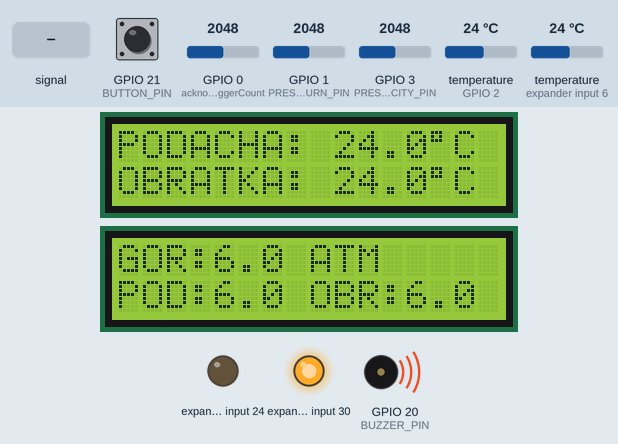
This sketch was run on a simulated ESP32-C3. Shown: 2 × 16×2 character LCD, output pins drawn as LEDs (lit = HIGH), buzzer (waves = sounding, pin HIGH). Dashed ring = blinking. The inputs (shaded band) are chosen by the test bench; at power-on: temperature (sensors on GPIO 2, expander input 6) 24 °C, GPIO 0 (acknowledgedTriggerCount) = 2048, GPIO 1 (PRESSURE_RETURN_PIN) = 2048, GPIO 3 (PRESSURE_CITY_PIN) = 2048, GPIO 21 (BUTTON_PIN) HIGH (analog values on the 0–4095 scale). What the sketch prints to the serial monitor is not drawn.

Above: at 1.2 s.
1.3 s: temperature (sensor on GPIO 2) set to 20.6 °C
At 3.4 s:
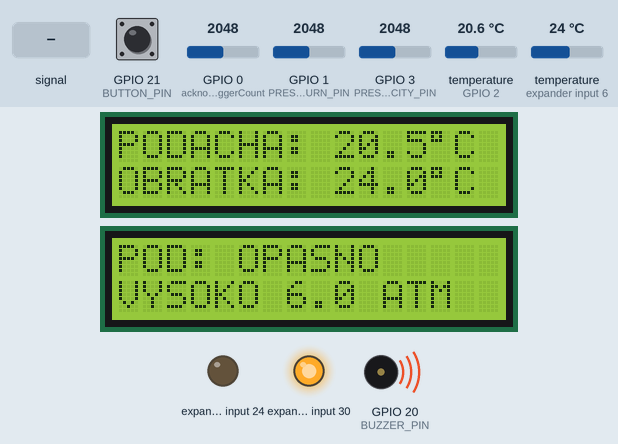
3.7 s: temperature (sensor on GPIO 2) set to 19.3 °C
At 5.7 s:
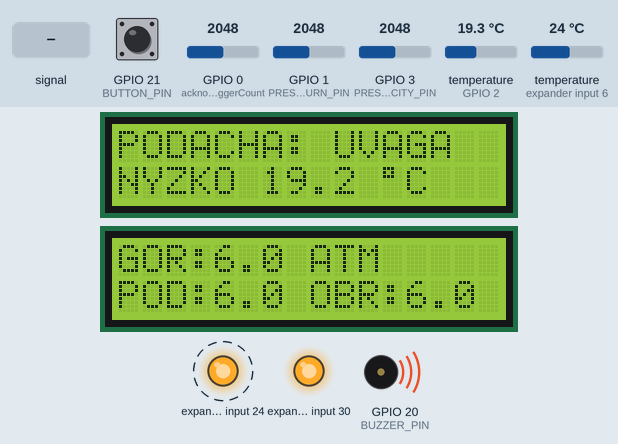
6.7 s: GPIO 0 (acknowledgedTriggerCount) fed a 1000 Hz sine of ±1023 counts around its level
9.7 s: GPIO 0 (acknowledgedTriggerCount) set to 122
At 11.58 s:
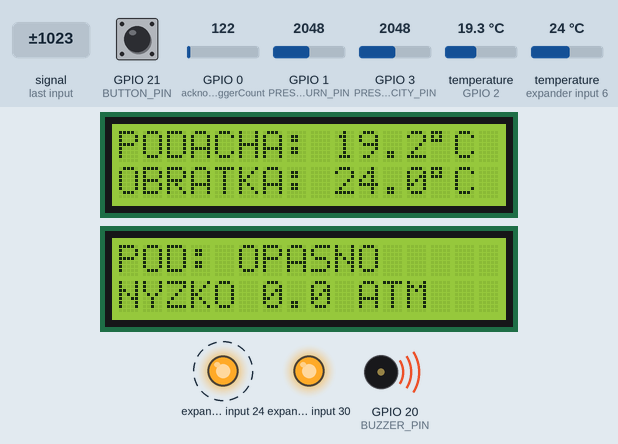
12.7 s: temperature (sensor on expander input 6) set to 15.9 °C
At 13.2 s:
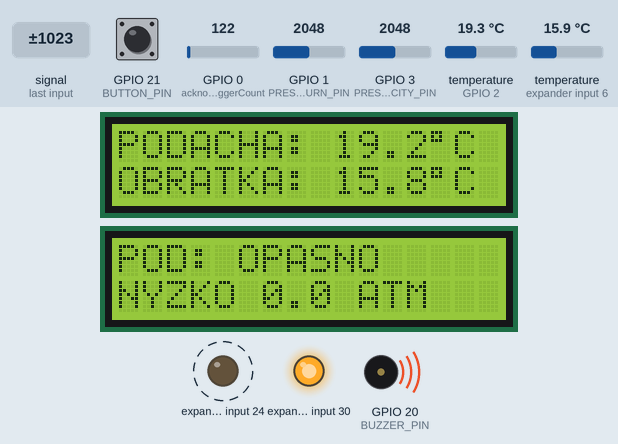
14.3 s: temperature (sensor on expander input 6) set to 14.8 °C
At 16.1 s:
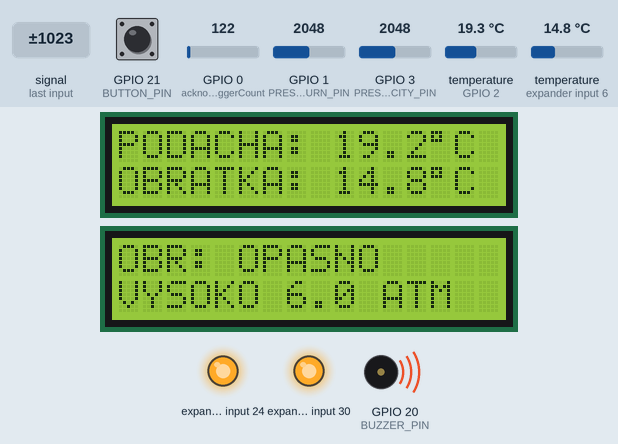
Timing chart, 0 to 17.6 s (numbered marks = the images above; inputs shaded):
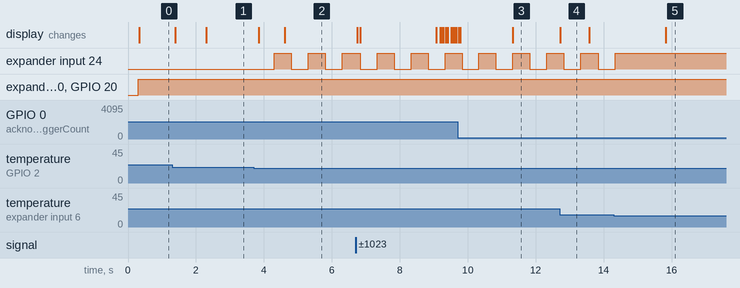

The sketch:

sketch_oct15a.ino
```cpp
#include <Arduino.h>
#include <Wire.h>
#include "Config.h"
#include "Channel.h"
#include "DisplayManager.h"
#include "DisplayPages.h"
#include "TemperatureSensor.h"
#include "PressureSensor.h"
#include "AlarmManager.h"
#include "BuzzerManager.h"
#include "AlarmDisplay.h"
#include "LedManager.h"

// =====================================================
// TEMPERATURE CHANNELS
// =====================================================
Channel supplyTemperature("PODACHA", "C", 1, 0.1f);
Channel returnTemperature("OBRATKA", "C", 1, 0.1f);

// =====================================================
// PRESSURE CHANNELS
// =====================================================
Channel cityPressure("GOR", "atm", 1, 0.01f);
Channel supplyPressure("POD", "atm", 1, 0.01f);
Channel returnPressure("OBR", "atm", 1, 0.01f);
Channel cityPressureRaw("RAW", "", 0, 1.0f);
Channel cityPressureMv("mV", "", 1, 1.0f);
Channel supplyPressureRaw("RAW", "", 0, 1.0f);
Channel supplyPressureMv("mV", "", 1, 1.0f);
Channel returnPressureRaw("RAW", "", 0, 1.0f);
Channel returnPressureMv("mV", "", 1, 1.0f);

// =====================================================
// TEMPERATURE ALARMS
// =====================================================
const AlarmThresholds supplyTemperatureAlarms = {Config::POD_TEMP_NORMAL, Config::POD_TEMP_CRITICAL_LOW, Config::POD_TEMP_WARN_LOW, Config::POD_TEMP_WARN_HIGH, Config::POD_TEMP_CRITICAL_HIGH, Config::TEMP_HYSTERESIS, Config::POD_TEMP_RETRIGGER_STEP};
const AlarmThresholds returnTemperatureAlarms = {Config::OBR_TEMP_NORMAL, Config::OBR_TEMP_CRITICAL_LOW, Config::OBR_TEMP_WARN_LOW, Config::OBR_TEMP_WARN_HIGH, Config::OBR_TEMP_CRITICAL_HIGH, Config::TEMP_HYSTERESIS, Config::OBR_TEMP_RETRIGGER_STEP};

// =====================================================
// PRESSURE ALARMS
// =====================================================
const AlarmThresholds cityPressureAlarms = {Config::CITY_PRESS_NORMAL, Config::CITY_PRESS_CRITICAL_LOW, Config::CITY_PRESS_WARN_LOW, Config::CITY_PRESS_WARN_HIGH, Config::CITY_PRESS_CRITICAL_HIGH, Config::PRESSURE_HYSTERESIS, Config::CITY_PRESS_RETRIGGER_STEP};
const AlarmThresholds supplyPressureAlarms = {Config::POD_PRESS_NORMAL, Config::POD_PRESS_CRITICAL_LOW, Config::POD_PRESS_WARN_LOW, Config::POD_PRESS_WARN_HIGH, Config::POD_PRESS_CRITICAL_HIGH, Config::PRESSURE_HYSTERESIS, Config::POD_PRESS_RETRIGGER_STEP};
const AlarmThresholds returnPressureAlarms = {Config::OBR_PRESS_NORMAL, Config::OBR_PRESS_CRITICAL_LOW, Config::OBR_PRESS_WARN_LOW, Config::OBR_PRESS_WARN_HIGH, Config::OBR_PRESS_CRITICAL_HIGH, Config::PRESSURE_HYSTERESIS, Config::OBR_PRESS_RETRIGGER_STEP};

// =====================================================
// DISPLAYS
// =====================================================
LcdDisplay temperatureDisplay(Config::TEMP_LCD_ADDRESS, Config::LCD_COLUMNS, Config::LCD_ROWS);
LcdDisplay pressureDisplay(Config::PRESS_LCD_ADDRESS, Config::LCD_COLUMNS, Config::LCD_ROWS);

// =====================================================
// MANAGERS
// =====================================================
DisplayManager displayManager;
DisplayPages displayPages(displayManager);
TemperatureSensor temperatureSensor;
AlarmManager alarmManager;
AlarmDisplay alarmDisplay(alarmManager, displayManager, displayPages);
BuzzerManager buzzerManager;
LedManager ledManager(alarmManager);

// =====================================================
// PRESSURE SENSORS
// =====================================================
PressureSensor supplyPressureSensor(Config::PRESSURE_SUPPLY_PIN, supplyPressure, supplyPressureRaw, supplyPressureMv, Config::SUPPLY_PRESSURE_TABLE, Config::SUPPLY_PRESSURE_TABLE_SIZE);
PressureSensor returnPressureSensor(Config::PRESSURE_RETURN_PIN, returnPressure, returnPressureRaw, returnPressureMv, Config::RETURN_PRESSURE_TABLE, Config::RETURN_PRESSURE_TABLE_SIZE);
PressureSensor cityPressureSensor(Config::PRESSURE_CITY_PIN, cityPressure, cityPressureRaw, cityPressureMv, Config::CITY_PRESSURE_TABLE, Config::CITY_PRESSURE_TABLE_SIZE);

// =====================================================
// TEMPERATURE DISPLAY
// =====================================================
bool setupTemperaturePage() {
    ScreenPage page;
    page.setLine(0, "PODACHA: ---");
    page.setLine(1, "OBRATKA: ---");
    if (!displayManager.addPage(temperatureDisplay, page)) return false;
    const char* const lines[] = {"{CHANNEL_NAME}: {VALUE}{UNIT}", "{CHANNEL_NAME}: {VALUE}{UNIT}"};
    if (!displayPages.addTemplatePage(temperatureDisplay, 0, lines, 2)) return false;
    if (!displayPages.bind(temperatureDisplay, 0, 0, supplyTemperature)) return false;
    if (!displayPages.bind(temperatureDisplay, 0, 1, returnTemperature)) return false;
    return true;
}

// =====================================================
// PRESSURE DISPLAY
// =====================================================
bool setupPressurePage() {
    ScreenPage page;
    page.setLine(0, "GOR:----");
    page.setLine(1, "POD:--- OBR:---");
    if (!displayManager.addPage(pressureDisplay, page)) return false;
    const char* const lines[] = {"GOR:{VALUE} {UNIT}", "{CHANNEL_NAME}:{VALUE} {CHANNEL_NAME}:{VALUE}"};
    if (!displayPages.addTemplatePage(pressureDisplay, 0, lines, 2)) return false;
    if (!displayPages.bind(pressureDisplay, 0, 0, cityPressure)) return false;
    if (!displayPages.bind(pressureDisplay, 0, 1, supplyPressure)) return false;
    if (!displayPages.bind(pressureDisplay, 0, 1, returnPressure)) return false;
    return true;
}

// =====================================================
// INITIALIZATION
// =====================================================
bool initializeSystem() {
    Wire.begin(Config::SDA_PIN, Config::SCL_PIN);
    displayManager.addDisplay(temperatureDisplay);
    displayManager.addDisplay(pressureDisplay);
    setupTemperaturePage();
    setupPressurePage();
    alarmManager.addChannel(supplyTemperature, supplyTemperatureAlarms);
    alarmManager.addChannel(returnTemperature, returnTemperatureAlarms);
    alarmManager.addChannel(cityPressure, cityPressureAlarms);
    alarmManager.addChannel(supplyPressure, supplyPressureAlarms);
    alarmManager.addChannel(returnPressure, returnPressureAlarms);
    temperatureSensor.addSensor(Config::TEMP_SUPPLY_ROM, supplyTemperature);
    temperatureSensor.addSensor(Config::TEMP_RETURN_ROM, returnTemperature);
    alarmDisplay.addDisplay(temperatureDisplay);
    alarmDisplay.addDisplay(pressureDisplay);
    temperatureSensor.begin();
    supplyPressureSensor.begin();
    returnPressureSensor.begin();
    cityPressureSensor.begin();
    return true;
}

// =====================================================
// SETUP
// =====================================================
void setup() {
    buzzerManager.begin();
    ledManager.addChannel(LedGroup::TEMPERATURE, supplyTemperature);
    ledManager.addChannel(LedGroup::TEMPERATURE, returnTemperature);
    ledManager.addChannel(LedGroup::PRESSURE, cityPressure);
    ledManager.addChannel(LedGroup::PRESSURE, supplyPressure);
    ledManager.addChannel(LedGroup::PRESSURE, returnPressure);
    ledManager.begin();
    initializeSystem();
}

// =====================================================
// LOOP
// =====================================================
void loop() {
    temperatureSensor.service();
    supplyPressureSensor.service();
    returnPressureSensor.service();
    cityPressureSensor.service();
    alarmManager.service();
    buzzerManager.service();
    if (buzzerManager.consumeTriplePress()) displayPages.nextPressureUnit();
    ledManager.service();
    displayPages.service();
    alarmDisplay.service();
    displayManager.service();
}
```

AlarmDisplay.cpp
```cpp
#include "AlarmDisplay.h"
#include <stdio.h>
#include <string.h>

AlarmDisplay::AlarmDisplay(AlarmManager& alarms, DisplayManager& manager, DisplayPages& pages) : alarms(alarms), manager(manager), pages(pages) {
}

bool AlarmDisplay::addDisplay(LcdDisplay& display) {
    if (findDisplay(display) >= 0 || displayCount >= Config::MAX_DISPLAYS) return false;
    int8_t pageCount = manager.getPageCount(display);
    if (pageCount <= 0 || pageCount >= Config::MAX_PAGES_PER_DISPLAY) return false;
    ScreenPage alarmPage;
    if (!manager.addPage(display, alarmPage)) return false;
    DisplaySlot& slot = displays[displayCount++];
    slot.display = &display;
    slot.normalPageCount = static_cast<uint8_t>(pageCount);
    slot.normalPageIndex = 0;
    slot.alarmPageIndex = static_cast<uint8_t>(pageCount);
    slot.alarmOrdinal = 0;
    slot.lastSwitchMs = millis();
    slot.showingAlarm = false;
    slot.initialized = false;
    return true;
}

void AlarmDisplay::service() {
    const uint32_t now = millis();
    for (uint8_t i = 0; i < displayCount; i++) {
        DisplaySlot& slot = displays[i];
        const uint8_t alarmCount = countDisplayAlarms(*slot.display);
        if (!slot.initialized) {
            showNormalPage(slot);
            slot.initialized = true;
            slot.lastSwitchMs = now;
            continue;
        }
        if (slot.showingAlarm) {
            AlarmInfo currentAlarm;
            if (slot.currentAlarmChannel == nullptr || !alarms.getAlarm(*slot.currentAlarmChannel, currentAlarm) || !currentAlarm.active || !pages.isChannelBoundToDisplay(*slot.display, *slot.currentAlarmChannel)) {
                slot.showingAlarm = false;
                slot.currentAlarmChannel = nullptr;
                showNormalPage(slot);
                slot.lastSwitchMs = now;
                continue;
            }
            showAlarmPage(slot, currentAlarm);
        }
        if (now - slot.lastSwitchMs < Config::ALARM_SCREEN_TIME) continue;
        slot.lastSwitchMs = now;
        if (alarmCount == 0) {
            if (slot.showingAlarm) {
                slot.showingAlarm = false;
                slot.currentAlarmChannel = nullptr;
                showNormalPage(slot);
            } else if (slot.normalPageCount > 1) {
                slot.normalPageIndex++;
                if (slot.normalPageIndex >= slot.normalPageCount) slot.normalPageIndex = 0;
                showNormalPage(slot);
            }
            slot.alarmOrdinal = 0;
            continue;
        }
        if (slot.showingAlarm) {
            slot.showingAlarm = false;
            slot.currentAlarmChannel = nullptr;
            slot.normalPageIndex++;
            if (slot.normalPageIndex >= slot.normalPageCount) slot.normalPageIndex = 0;
            slot.alarmOrdinal++;
            if (slot.alarmOrdinal >= alarmCount) slot.alarmOrdinal = 0;
            showNormalPage(slot);
            continue;
        }
        slot.alarmOrdinal %= alarmCount;
        AlarmInfo alarm;
        if (getDisplayAlarm(*slot.display, slot.alarmOrdinal, alarm)) {
            showAlarmPage(slot, alarm);
            slot.showingAlarm = true;
            slot.currentAlarmChannel = alarm.channel;
        }
    }
}

int8_t AlarmDisplay::findDisplay(const LcdDisplay& display) const {
    for (uint8_t i = 0; i < displayCount; i++) {
        if (displays[i].display == &display) return static_cast<int8_t>(i);
    }
    return -1;
}

uint8_t AlarmDisplay::countDisplayAlarms(const LcdDisplay& display) const {
    uint8_t count = 0;
    AlarmInfo alarm;
    for (uint8_t i = 0; i < alarms.activeAlarmCount(); i++) {
        if (alarms.getActiveAlarm(i, alarm) && alarm.channel != nullptr && pages.isChannelBoundToDisplay(display, *alarm.channel)) count++;
    }
    return count;
}

bool AlarmDisplay::getDisplayAlarm(const LcdDisplay& display, uint8_t ordinal, AlarmInfo& result) const {
    uint8_t current = 0;
    AlarmInfo alarm;
    for (uint8_t i = 0; i < alarms.activeAlarmCount(); i++) {
        if (!alarms.getActiveAlarm(i, alarm) || alarm.channel == nullptr || !pages.isChannelBoundToDisplay(display, *alarm.channel)) continue;
        if (current == ordinal) {
            result = alarm;
            return true;
        }
        current++;
    }
    return false;
}

void AlarmDisplay::showNormalPage(DisplaySlot& slot) {
    manager.showPage(*slot.display, slot.normalPageIndex);
}

void AlarmDisplay::showAlarmPage(DisplaySlot& slot, const AlarmInfo& alarm) {
    ScreenPage page;
    buildAlarmPage(alarm, page);
    if (manager.replacePage(*slot.display, slot.alarmPageIndex, page)) manager.showPage(*slot.display, slot.alarmPageIndex);
}

void AlarmDisplay::buildAlarmPage(const AlarmInfo& alarm, ScreenPage& page) const {
    if (alarm.channel == nullptr) {
        page.setLine(0, "POMYLKA ALARMU");
        page.setLine(1, "NEMA KANALU");
        return;
    }
    const Channel& channel = *alarm.channel;
    const char* level = alarm.level == AlarmLevel::WARNING ? "UVAGA" : "OPASNO";
    if (alarm.direction == AlarmDirection::SENSOR_ERROR) {
        page.setLine(0, "POMYLKA VYMIRU");
        page.setLine(1, channel.getName());
        return;
    }
    const char* direction = "";
    switch (alarm.direction) {
        case AlarmDirection::LOW_SIDE:
            direction = "NYZKO";
            break;
        case AlarmDirection::HIGH_SIDE:
            direction = "VYSOKO";
            break;
        default:
            direction = "";
            break;
    }
    char line[Config::MAX_LCD_COLS + 1];
    snprintf(line, sizeof(line), "%s: %s", channel.getName(), level);
    page.setLine(0, line);
    char valueText[Config::MAX_LCD_COLS + 1];
    pages.formatValueWithUnit(channel, alarm.value, valueText, sizeof(valueText));
    snprintf(line, sizeof(line), "%s %s", direction, valueText);
    page.setLine(1, line);
}
```

AlarmDisplay.h
```cpp
#pragma once

#include <Arduino.h>
#include "Config.h"
#include "AlarmManager.h"
#include "DisplayManager.h"
#include "DisplayPages.h"

class AlarmDisplay {
public:
    AlarmDisplay(
        AlarmManager& alarms,
        DisplayManager& manager,
        DisplayPages& pages
    );

    bool addDisplay(LcdDisplay& display);
    void service();

private:
    struct DisplaySlot {
        LcdDisplay* display = nullptr;
        uint8_t normalPageCount = 0;
        uint8_t normalPageIndex = 0;
        uint8_t alarmPageIndex = 0;
        uint8_t alarmOrdinal = 0;
        Channel* currentAlarmChannel = nullptr;
        uint32_t lastSwitchMs = 0;
        bool showingAlarm = false;
        bool initialized = false;
    };

    AlarmManager& alarms;
    DisplayManager& manager;
    DisplayPages& pages;

    DisplaySlot displays[Config::MAX_DISPLAYS] = {};
    uint8_t displayCount = 0;

    int8_t findDisplay(const LcdDisplay& display) const;
    uint8_t countDisplayAlarms(const LcdDisplay& display) const;

    bool getDisplayAlarm(
        const LcdDisplay& display,
        uint8_t ordinal,
        AlarmInfo& result
    ) const;

    void showNormalPage(DisplaySlot& slot);
    void showAlarmPage(DisplaySlot& slot, const AlarmInfo& alarm);
    void buildAlarmPage(const AlarmInfo& alarm, ScreenPage& page) const;
};
```

AlarmManager.h
```cpp
#pragma once

#include <Arduino.h>
#include "Config.h"
#include "Channel.h"

enum class AlarmLevel : uint8_t {
    NORMAL,
    WARNING,
    CRITICAL,
    SENSOR_ERROR
};


enum class AlarmDirection : uint8_t {
    NONE,
    LOW_SIDE,
    HIGH_SIDE,
    SENSOR_ERROR
};


struct AlarmThresholds {
    float normal;
    float lowCritical;
    float lowWarning;
    float highWarning;
    float highCritical;
    float hysteresis;
    float retriggerStep;
};

struct AlarmInfo {
    Channel* channel = nullptr;
    AlarmLevel level = AlarmLevel::NORMAL;
    AlarmDirection direction = AlarmDirection::NONE;
    float value = 0.0f;
    uint32_t changedAtMs = 0;
    uint32_t triggerCount = 0;
    bool active = false;
};

class AlarmManager {
public:
    static constexpr uint8_t MAX_CHANNELS = Config::MAX_ALARM_CHANNELS;

    bool addChannel(Channel& channel, const AlarmThresholds& thresholds);
    void service();

    bool getAlarm(const Channel& channel, AlarmInfo& result) const;
    uint8_t activeAlarmCount() const;
    bool getActiveAlarm(uint8_t index, AlarmInfo& result) const;

    uint32_t getTriggerCount() const;
    bool hasNewTrigger() const;
    void acknowledgeTriggers();

private:
    struct AlarmEntry {
        Channel* channel = nullptr;
        AlarmThresholds thresholds = {};
        AlarmInfo alarm = {};
        float lastTriggeredValue = 0.0f;
        bool hasTriggeredValue = false;
    };

    AlarmEntry entries[MAX_CHANNELS] = {};
    uint8_t entryCount = 0;
    uint32_t triggerCount = 0;
    uint32_t acknowledgedTriggerCount = 0;

    int8_t findChannel(const Channel& channel) const;
    bool thresholdsValid(const AlarmThresholds& thresholds) const;

    void evaluate(AlarmEntry& entry, uint32_t now);
    void updateAlarm(
        AlarmEntry& entry,
        AlarmLevel level,
        AlarmDirection direction,
        float value,
        uint32_t now
    );
    void registerTrigger(AlarmEntry& entry, float value);
};
```

BuzzerManager.cpp
```cpp
#include "BuzzerManager.h"

extern AlarmManager alarmManager;

void BuzzerManager::begin() {
    pinMode(Config::BUZZER_PIN, OUTPUT);
    digitalWrite(Config::BUZZER_PIN, LOW);
    pinMode(Config::BUTTON_PIN, INPUT_PULLUP);
    lastButtonState = digitalRead(Config::BUTTON_PIN);
    muted = false;
    clickCount = 0;
    lastClickAt = 0;
    triplePressDetected = false;
}

void BuzzerManager::service() {
    const uint32_t now = millis();
    if (alarmManager.activeAlarmCount() == 0) {
        serviceButton(now);
        muted = false;
        alarmManager.acknowledgeTriggers();
        digitalWrite(Config::BUZZER_PIN, LOW);
        return;
    }
    if (alarmManager.hasNewTrigger()) {
        muted = false;
        alarmManager.acknowledgeTriggers();
    }
    serviceButton(now);
    updateBuzzer();
}

void BuzzerManager::serviceButton(uint32_t now) {
    const bool reading = digitalRead(Config::BUTTON_PIN);
    if (reading == lastButtonState) return;
    lastButtonState = reading;
    if (reading != LOW) return;
    if (alarmManager.activeAlarmCount() > 0) muted = true;
    if (++clickCount >= 3) {
        clickCount = 0;
        triplePressDetected = true;
    }
}

bool BuzzerManager::consumeTriplePress() {
    if (!triplePressDetected) return false;
    triplePressDetected = false;
    return true;
}

void BuzzerManager::updateBuzzer() {
    digitalWrite(Config::BUZZER_PIN, muted ? LOW : HIGH);
}
```

Source omitted: AlarmManager.cpp (5796 bytes), BuzzerManager.h (470 bytes), Channel.cpp (1281 bytes), Channel.h (796 bytes), DisplayManager.cpp (10579 bytes), DisplayManager.h (2243 bytes), DisplayPages.cpp (9192 bytes), DisplayPages.h (3372 bytes), LedManager.cpp (1866 bytes), LedManager.h (824 bytes), PressureSensor.cpp (2835 bytes), PressureSensor.h (833 bytes) and 3 more

Measured:
- the behaviour switches between 20 and 19.9 °C on temperature (sensor on GPIO 2) (found by bisection; images 1 and 2)
- the behaviour switches between 15.3 and 15.2 °C on temperature (sensor on expander input 6) (found by bisection; images 4 and 5)
- after the input at 1.3 s, the display: first changes after 0.08 s (image 1 shows a later state)
- after the input at 3.7 s, expander input 24: alternates HIGH for 0.50 s and LOW for 0.50 s, starting after 0.60 s; the display: first changes after 0.15 s (image 2 shows a later state)
- after the input at 12.7 s, the display: changes at once (image 4)
- after the input at 14.3 s, expander input 24: goes on until 14.3 s, then stays HIGH
- what the display in image 4 shows lasts 0.9 s, from 12.7 s to 13.6 s
